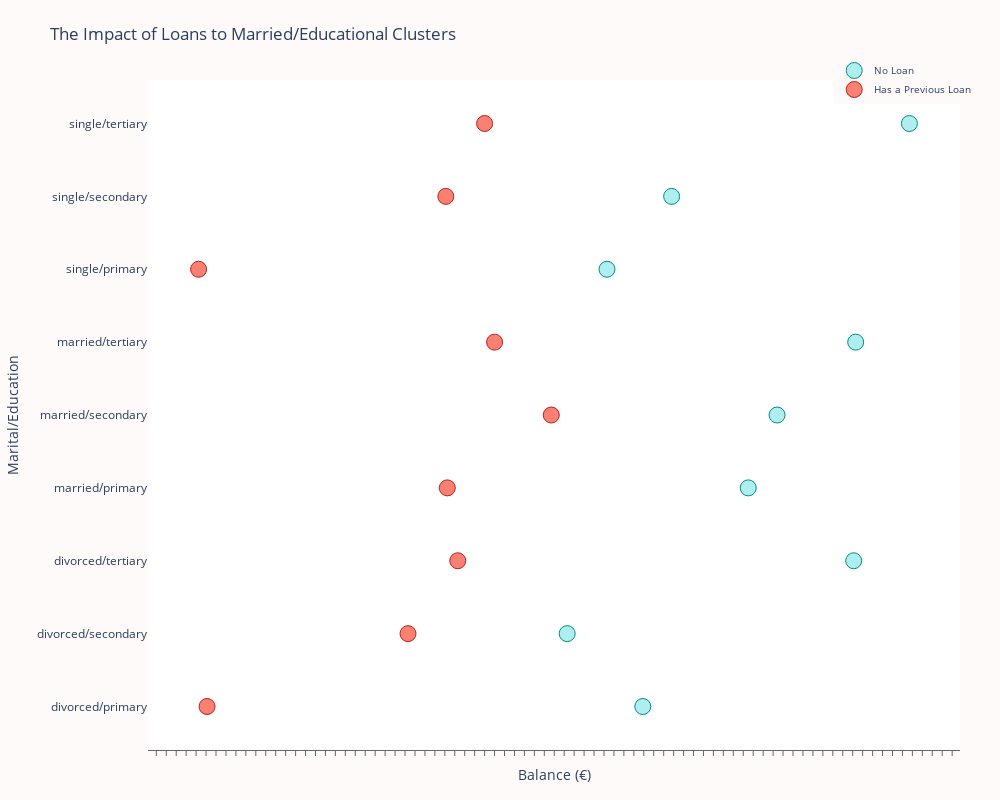

This figure's notebook cell:
### Markdown cell above
The following graph illustrates the impact of personal loans on the median balances across various marital and educational clusters, comparing the balances for each cluster with and without a loan. From its analysis, it can be concluded that the **individual's balance is highly influenced by whether or not he/she has had a previous loan**, as the median balance for any given combination of marital status and education level is consistently lower for individuals who have had a loan.

### Code cell
loan_balance = df_copy.groupby(['marital/education', 'loan'], as_index=False)['balance'].median()
no_loan = loan_balance['balance'].loc[loan_balance['loan'] == 'no'].values
has_loan = loan_balance['balance'].loc[loan_balance['loan'] == 'yes'].values

labels = loan_balance['marital/education'].unique().tolist()
trace0 = go.Scatter(
  x=no_loan,
  y=labels,
  mode='markers',
  name='No Loan',
  marker=dict(
    color='rgb(175,238,238)',
    line=dict(
      color='rgb(0,139,139)',
      width=1,
    ),
    symbol='circle',
    size=16,
  )
)
trace1 = go.Scatter(
  x=has_loan,
  y=labels,
  mode='markers',
  name='Has a Previous Loan',
  marker=dict(
    color='rgb(250,128,114)',
    line=dict(
      color='rgb(178,34,34)',
      width=1,
    ),
    symbol='circle',
    size=16,
  )
)

data = [trace0, trace1]
layout = go.Layout(
  title="The Impact of Loans to Married/Educational Clusters",
  xaxis=dict(
    title='Balance (€)',
    showgrid=False,
    showline=True,
    linecolor='rgb(102, 102, 102)',
    tickfont=dict(
      color='rgb(102, 102, 102)',
    ),
    showticklabels=False,
    dtick=10,
    ticks='outside',
    tickcolor='rgb(102, 102, 102)',
  ),
  margin=dict(
    l=140,
    r=40,
    b=50,
    t=80
  ),
  legend=dict(
    font=dict(
        size=10,
    ),
    yanchor='middle',
    xanchor='right',
  ),
  width=1000,
  height=800,
  paper_bgcolor='rgb(255,250,250)',
  plot_bgcolor='rgb(255,255,255)',
  hovermode='closest',
)
layout.yaxis.title = 'Marital/Education'
fig = go.Figure(data=data, layout=layout)
iplot(fig, filename='lowest-oecd-votes-cast')

# Based on Janio Martinez Bachmann's code

### Figure 1 — Plotly figure (JSON) as saved in the notebook; plotly's stock layout.template omitted (floating-point values rounded to 4 significant figures)
{"data": [{"marker": {"color": "rgb(175,238,238)", "line": {"color": "rgb(0,139,139)", "width": 1}, "size": 16, "symbol": "circle"}, "mode": "markers", "name": "No Loan", "type": "scatter", "x": [459, 383, 671, 565, 594, 673, 423, 488, 727], "y": ["divorced/primary", "divorced/secondary", "divorced/tertiary", "married/primary", "married/secondary", "married/tertiary", "single/primary", "single/secondary", "single/tertiary"]}, {"marker": {"color": "rgb(250,128,114)", "line": {"color": "rgb(178,34,34)", "width": 1}, "size": 16, "symbol": "circle"}, "mode": "markers", "name": "Has a Previous Loan", "type": "scatter", "x": [21, 223, 273, 262.5, 367, 310, 12.5, 261, 300], "y": ["divorced/primary", "divorced/secondary", "divorced/tertiary", "married/primary", "married/secondary", "married/tertiary", "single/primary", "single/secondary", "single/tertiary"]}], "layout": {"height": 800, "hovermode": "closest", "legend": {"font": {"size": 10}, "xanchor": "right", "yanchor": "middle"}, "margin": {"b": 50, "l": 140, "r": 40, "t": 80}, "paper_bgcolor": "rgb(255,250,250)", "plot_bgcolor": "rgb(255,255,255)", "title": {"text": "The Impact of Loans to Married/Educational Clusters"}, "width": 1000, "xaxis": {"dtick": 10, "linecolor": "rgb(102, 102, 102)", "showgrid": false, "showline": true, "showticklabels": false, "tickcolor": "rgb(102, 102, 102)", "tickfont": {"color": "rgb(102, 102, 102)"}, "ticks": "outside", "title": {"text": "Balance (€)"}}, "yaxis": {"title": {"text": "Marital/Education"}}}}
